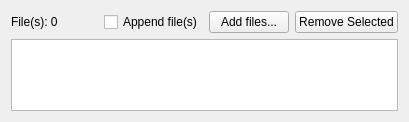
           <widget class="QWidget" name="inputFilesTab">
            <attribute name="title">
             <string>Input file(s)</string>
            </attribute>
            <layout class="QVBoxLayout" name="verticalLayout_19">
             <item>
              <layout class="QHBoxLayout" name="horizontalLayout_9">
               <item>
                <widget class="QLabel" name="fileCountLbl">
                 <property name="text">
                  <string>File(s): 0</string>
                 </property>
                </widget>
               </item>
               <item>
                <spacer name="horizontalSpacer_3">
                 <property name="orientation">
                  <enum>Qt::Horizontal</enum>
                 </property>
                 <property name="sizeHint" stdset="0">
                  <size>
                   <width>40</width>
                   <height>20</height>
                  </size>
                 </property>
                </spacer>
               </item>
               <item>
                <widget class="QCheckBox" name="appendListsChk">
                 <property name="toolTip">
                  <string>Append the files instead of replacing the whole list</string>
                 </property>
                 <property name="text">
                  <string>Append file(s)</string>
                 </property>
                </widget>
               </item>
               <item>
                <widget class="QPushButton" name="addFilesBtn">
                 <property name="text">
                  <string>Add files...</string>
                 </property>
                </widget>
               </item>
               <item>
                <widget class="QPushButton" name="removeFilesBtn">
                 <property name="text">
                  <string>Remove Selected</string>
                 </property>
                </widget>
               </item>
              </layout>
             </item>
             <item>
              <widget class="QListWidget" name="fileListView">
               <property name="sizePolicy">
                <sizepolicy hsizetype="Expanding" vsizetype="MinimumExpanding">
                 <horstretch>0</horstretch>
                 <verstretch>0</verstretch>
                </sizepolicy>
               </property>
               <property name="sizeAdjustPolicy">
                <enum>QAbstractScrollArea::AdjustToContents</enum>
               </property>
               <property name="selectionMode">
                <enum>QAbstractItemView::ExtendedSelection</enum>
               </property>
              </widget>
             </item>
            </layout>
           </widget>
